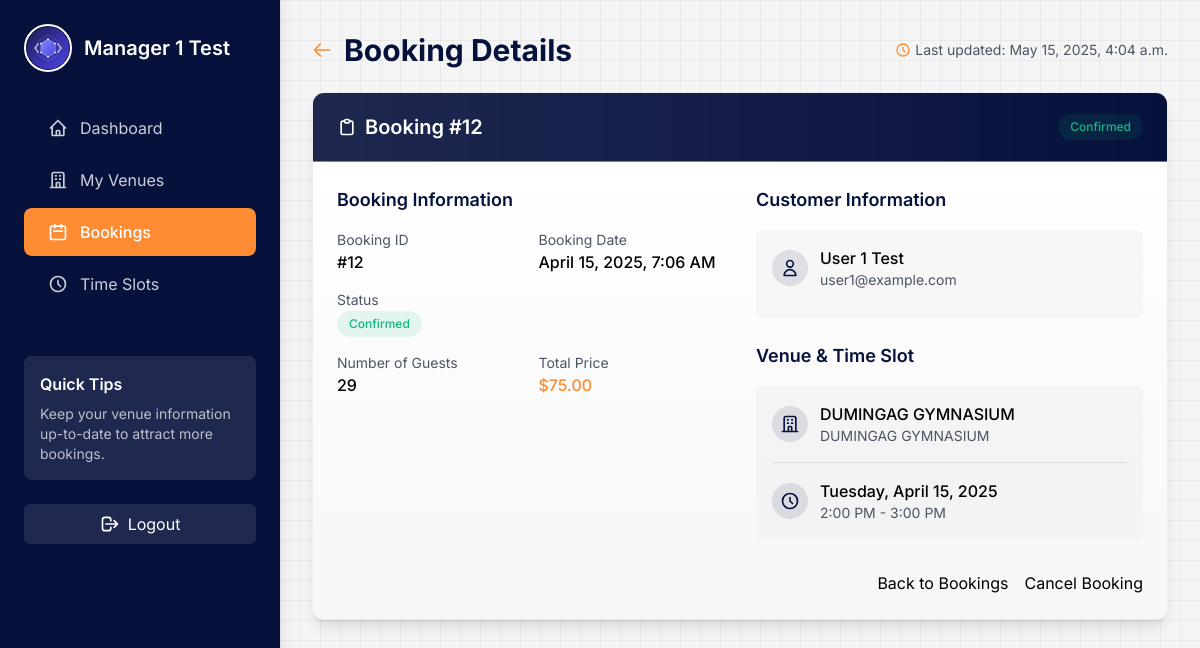
Page /manager/bookings/12/ (signed in) on the committed database.
### booking/models/user_profile.py (models this page shows, shortened)
class UserProfile(models.Model):
    USER_ROLE_CHOICES = [
        ('guest', 'Guest'),
        ('regular', 'Regular User'),
        ('premium', 'Premium User'),
        ('corporate', 'Corporate Client'),
    ]
    user = models.OneToOneField(User, on_delete=models.CASCADE, related_name='profile')
    role = models.CharField(max_length=20, choices=USER_ROLE_CHOICES, default='regular')
    profile_picture = models.ImageField(upload_to='profiles/', blank=True, null=True)
    phone = models.CharField(max_length=20, blank=True)
    address = models.CharField(max_length=255, blank=True)
    preferred_payment_method = models.CharField(max_length=50, blank=True)
    booking_preferences = models.TextField(blank=True)
    created_at = models.DateTimeField(auto_now_add=True)
    updated_at = models.DateTimeField(auto_now=True)
    class Meta:
        verbose_name = "User Profile"
        verbose_name_plural = "User Profiles"

### booking/models/booking.py (models this page shows, shortened)
class Booking(models.Model):
    STATUS_CHOICES = [
        ('pending', 'Pending'),
        ('confirmed', 'Confirmed'),
        ('cancelled', 'Cancelled'),
    ]
    user = models.ForeignKey(User, on_delete=models.CASCADE, related_name='bookings')
    venue = models.ForeignKey(Venue, on_delete=models.CASCADE, related_name='bookings')
    time_slot = models.ForeignKey(TimeSlot, on_delete=models.CASCADE, related_name='bookings')
    num_guests = models.PositiveIntegerField()
    status = models.CharField(max_length=20, choices=STATUS_CHOICES, default='pending')
    special_requests = models.TextField(blank=True)
    total_price = models.DecimalField(max_digits=10, decimal_places=2)
    booking_date = models.DateTimeField(auto_now_add=True)
    class Meta:
        ordering = ['-booking_date']

### booking/models/venue.py (models this page shows, shortened)
class Venue(models.Model):
    STATUS_CHOICES = [
        ('active', 'Active'),
        ('maintenance', 'Under Maintenance'),
        ('inactive', 'Inactive'),
    ]
    name = models.CharField(max_length=200)
    description = models.TextField()
    address = models.CharField(max_length=255)
    capacity = models.PositiveIntegerField()
    hourly_rate = models.DecimalField(max_digits=10, decimal_places=2)
    image = models.ImageField(upload_to='venues/', blank=True, null=True)
    categories = models.ManyToManyField(Category, related_name='venues')
    manager = models.ForeignKey(VenueManager, on_delete=models.SET_NULL, null=True, related_name='managed_venues')
    status = models.CharField(max_length=20, choices=STATUS_CHOICES, default='active')
    created_at = models.DateTimeField(auto_now_add=True)
    updated_at = models.DateTimeField(auto_now=True)
    class Meta:
        ordering = ['name']

### booking/models/time_slot.py (models this page shows, shortened)
class TimeSlot(models.Model):
    venue = models.ForeignKey(Venue, on_delete=models.CASCADE, related_name='time_slots')
    date = models.DateField()
    start_time = models.TimeField()
    end_time = models.TimeField()
    is_available = models.BooleanField(default=True)
    class Meta:
        ordering = ['date', 'start_time']
        unique_together = ['venue', 'date', 'start_time']

### booking/views/manager_views.py (the view)
# urls.py: path('manager/bookings/<int:booking_id>/', views.manager_booking_detail, name='manager_booking_detail'),
@login_required
@venue_manager_required
def manager_booking_detail(request, booking_id):
    manager = request.user.venue_manager
    venues = Venue.objects.filter(manager=manager)
    booking = get_object_or_404(Booking, id=booking_id)
    if booking.venue.manager != manager:
        return HttpResponseForbidden("You don't have permission to view this booking.")
    context = {
        'booking': booking,
        'venues': venues,
    }
    return render(request, 'manager/booking_detail.html', context)

### templates/manager/booking_detail.html (shortened to what this page needs)
<!DOCTYPE html>
<html lang="en">
<head>
    <script src="https://cdn.tailwindcss.com"></script>
</head>
<body>
<div class="dashboard-container">
    {% with active_page='bookings' %}
        {% include 'manager/components/sidebar.html' %}
    {% endwith %}
    <main class="p-8">
        <div class="flex justify-between items-center mb-6">
            <div class="flex items-center">
                <a href="{% url 'manager_bookings' %}" class="text-accent hover:text-accent/80 mr-3">
                    <svg class="h-5 w-5" fill="none" viewBox="0 0 24 24" stroke="currentColor">
                        <path stroke-linecap="round" stroke-linejoin="round" stroke-width="2" d="M10 19l-7-7m0 0l7-7m-7 7h18"></path>
                    </svg>
                </a>
                <h1 class="text-3xl font-bold text-primary">Booking Details</h1>
            </div>
            <div class="text-sm text-gray-600 flex items-center">
                <svg class="h-4 w-4 mr-1 text-accent" fill="none" viewBox="0 0 24 24" stroke="currentColor">
                    <path stroke-linecap="round" stroke-linejoin="round" stroke-width="2" d="M12 8v4l3 3m6-3a9 9 0 11-18 0 9 9 0 0118 0z"></path>
                </svg>
                Last updated: {% now "F j, Y, g:i a" %}
            </div>
        </div>
        <div class="dashboard-card overflow-hidden shadow-lg mb-6">
            <div class="dashboard-card-header bg-gradient-to-r from-primary/90 to-primary">
                <h2 class="text-xl font-semibold text-white flex items-center">
                    <svg class="h-5 w-5 mr-2" fill="none" viewBox="0 0 24 24" stroke="currentColor">
                        <path stroke-linecap="round" stroke-linejoin="round" stroke-width="2" d="M9 5H7a2 2 0 00-2 2v12a2 2 0 002 2h10a2 2 0 002-2V7a2 2 0 00-2-2h-2M9 5a2 2 0 002 2h2a2 2 0 002-2M9 5a2 2 0 012-2h2a2 2 0 012 2"></path>
                    </svg>
                    Booking #{{ booking.id }}
                </h2>
                <span class="badge {% if booking.status == 'confirmed' %}badge-success{% elif booking.status == 'pending' %}badge-warning{% else %}badge-danger{% endif %}">
                    {{ booking.status|title }}
                </span>
            </div>
            <div class="p-6 bg-gradient-to-b from-white to-off-white/50">
                <div class="grid grid-cols-1 md:grid-cols-2 gap-8">
                    <div>
                        <h3 class="text-lg font-semibold mb-4 text-primary">Booking Information</h3>
                        <div class="space-y-4">
                            <div class="grid grid-cols-2 gap-4">
                                <div>
                                    <p class="text-gray-600 text-sm">Booking ID</p>
                                    <p class="font-medium">#{{ booking.id }}</p>
                                </div>
                                <div>
                                    <p class="text-gray-600 text-sm">Booking Date</p>
                                    <p class="font-medium">{{ booking.booking_date|date:"F j, Y, g:i A" }}</p>
                                </div>
                            </div>
                            <div>
                                <p class="text-gray-600 text-sm">Status</p>
                                <p class="font-medium">
                                    <span class="badge {% if booking.status == 'confirmed' %}badge-success{% elif booking.status == 'pending' %}badge-warning{% else %}badge-danger{% endif %}">
                                        {{ booking.status|title }}
                                    </span>
                                </p>
                            </div>
                            <div class="grid grid-cols-2 gap-4">
                                <div>
                                    <p class="text-gray-600 text-sm">Number of Guests</p>
                                    <p class="font-medium">{{ booking.num_guests }}</p>
                                </div>
                                <div>
                                    <p class="text-gray-600 text-sm">Total Price</p>
                                    <p class="font-medium text-accent">${{ booking.total_price }}</p>
                                </div>
                            </div>
                        </div>
                    </div>
                    <div>
                        <h3 class="text-lg font-semibold mb-4 text-primary">Customer Information</h3>
                        <div class="bg-light-gray/20 p-4 rounded-md mb-6">
                            <div class="flex items-center mb-3">
                                <div class="bg-primary/10 rounded-full p-2 mr-3">
                                    <svg class="h-5 w-5 text-primary" fill="none" viewBox="0 0 24 24" stroke="currentColor">
                                        <path stroke-linecap="round" stroke-linejoin="round" stroke-width="2" d="M16 7a4 4 0 11-8 0 4 4 0 018 0zM12 14a7 7 0 00-7 7h14a7 7 0 00-7-7z"></path>
                                    </svg>
                                </div>
                                <div>
                                    <p class="font-medium">{{ booking.user.get_full_name|default:booking.user.username }}</p>
                                    <p class="text-sm text-gray-600">{{ booking.user.email }}</p>
                                </div>
                            </div>
                        </div>
                        <h3 class="text-lg font-semibold mb-4 text-primary">Venue & Time Slot</h3>
                        <div class="bg-light-gray/20 p-4 rounded-md">
                            <div class="flex items-center mb-3">
                                <div class="bg-primary/10 rounded-full p-2 mr-3">
                                    <svg class="h-5 w-5 text-primary" fill="none" viewBox="0 0 24 24" stroke="currentColor">
                                        <path stroke-linecap="round" stroke-linejoin="round" stroke-width="2" d="M19 21V5a2 2 0 00-2-2H7a2 2 0 00-2 2v16m14 0h2m-2 0h-5m-9 0H3m2 0h5M9 7h1m-1 4h1m4-4h1m-1 4h1m-5 10v-5a1 1 0 011-1h2a1 1 0 011 1v5m-4 0h4"></path>
                                    </svg>
                                </div>
                                <div>
                                    <p class="font-medium">{{ booking.venue.name }}</p>
                                    <p class="text-sm text-gray-600">{{ booking.venue.address }}</p>
                                </div>
                            </div>
                            <div class="mt-4 border-t border-light-gray pt-4">
                                <div class="flex items-center">
                                    <div class="bg-primary/10 rounded-full p-2 mr-3">
                                        <svg class="h-5 w-5 text-primary" fill="none" viewBox="0 0 24 24" stroke="currentColor">
                                            <path stroke-linecap="round" stroke-linejoin="round" stroke-width="2" d="M12 8v4l3 3m6-3a9 9 0 11-18 0 9 9 0 0118 0z"></path>
                                        </svg>
                                    </div>
                                    <div>
                                        <p class="font-medium">{{ booking.time_slot.date|date:"l, F j, Y" }}</p>
                                        <p class="text-sm text-gray-600">{{ booking.time_slot.start_time|time:"g:i A" }} - {{ booking.time_slot.end_time|time:"g:i A" }}</p>
                                    </div>
                                </div>
                            </div>
                        </div>
                    </div>
                </div>
                <div class="mt-8 flex justify-end space-x-4">
                    <a href="{% url 'manager_bookings' %}" class="btn-outline-primary">
                        Back to Bookings
                    </a>
                    {% if booking.status != 'cancelled' %}
                    <a href="{% url 'manager_cancel_booking' booking.id %}" class="btn-danger" onclick="return confirm('Are you sure you want to cancel this booking?');">
                        Cancel Booking
                    </a>
                    {% endif %}
                </div>
            </div>
        </div>
    </main>
</div>
</body>
</html>

### templates/manager/components/sidebar.html (shortened to what this page needs)
<aside class="sidebar">
    <div class="p-6">
        <div class="flex items-center space-x-3 mb-8">
            <div class="relative group cursor-pointer" onclick="openProfilePictureModal()">
                {% if user.profile.profile_picture %}
                <img src="{{ user.profile.profile_picture.url }}" alt="{{ user.username }}" class="w-12 h-12 rounded-full object-cover border-2 border-white">
                {% else %}
                <div class="w-12 h-12 bg-accent rounded-full flex items-center justify-center text-white font-bold text-xl">
                    {{ user.get_full_name|default:user.username|slice:":1"|upper }}
                </div>
                {% endif %}
            </div>
            <div>
                <h2 class="text-xl font-semibold text-white">{{ user.get_full_name|default:user.username }}</h2>
            </div>
        </div>
        <nav class="space-y-1 mt-8">
            <a href="{% url 'manager_dashboard' %}" class="sidebar-link {% if active_page == 'dashboard' %}active{% endif %}">
                <svg class="h-5 w-5" fill="none" viewBox="0 0 24 24" stroke="currentColor">
                    <path stroke-linecap="round" stroke-linejoin="round" stroke-width="2" d="M3 12l2-2m0 0l7-7 7 7M5 10v10a1 1 0 001 1h3m10-11l2 2m-2-2v10a1 1 0 01-1 1h-3m-6 0a1 1 0 001-1v-4a1 1 0 011-1h2a1 1 0 011 1v4a1 1 0 001 1m-6 0h6"></path>
                </svg>
                Dashboard
            </a>
            <a href="{% url 'manager_venues' %}" class="sidebar-link {% if active_page == 'venues' %}active{% endif %}">
                <svg class="h-5 w-5" fill="none" viewBox="0 0 24 24" stroke="currentColor">
                    <path stroke-linecap="round" stroke-linejoin="round" stroke-width="2" d="M19 21V5a2 2 0 00-2-2H7a2 2 0 00-2 2v16m14 0h2m-2 0h-5m-9 0H3m2 0h5M9 7h1m-1 4h1m4-4h1m-1 4h1m-5 10v-5a1 1 0 011-1h2a1 1 0 011 1v5m-4 0h4"></path>
                </svg>
                My Venues
            </a>
            <a href="{% url 'manager_bookings' %}" class="sidebar-link {% if active_page == 'bookings' %}active{% endif %}">
                <svg class="h-5 w-5" fill="none" viewBox="0 0 24 24" stroke="currentColor">
                    <path stroke-linecap="round" stroke-linejoin="round" stroke-width="2" d="M8 7V3m8 4V3m-9 8h10M5 21h14a2 2 0 002-2V7a2 2 0 00-2-2H5a2 2 0 00-2 2v12a2 2 0 002 2z"></path>
                </svg>
                Bookings
            </a>
            <a href="{% if venues %}{% url 'manager_time_slots' venues.first.id %}{% else %}#{% endif %}" class="sidebar-link " >
                <svg class="h-5 w-5" fill="none" viewBox="0 0 24 24" stroke="currentColor">
                    <path stroke-linecap="round" stroke-linejoin="round" stroke-width="2" d="M12 8v4l3 3m6-3a9 9 0 11-18 0 9 9 0 0118 0z"></path>
                </svg>
                Time Slots
            </a>
        </nav>
        <div class="mt-12 p-4 bg-white/10 rounded-lg">
            <h3 class="font-semibold text-white mb-2">Quick Tips</h3>
            <p class="text-white/70 text-sm">Keep your venue information up-to-date to attract more bookings.</p>
        </div>
        <div class="mt-6">
            <a href="{% url 'custom_logout' %}" class="flex items-center justify-center w-full py-2 px-4 bg-white/10 hover:bg-white/20 text-white rounded-md transition-colors">
                <svg class="h-5 w-5 mr-2" fill="none" viewBox="0 0 24 24" stroke="currentColor">
                    <path stroke-linecap="round" stroke-linejoin="round" stroke-width="2" d="M17 16l4-4m0 0l-4-4m4 4H7m6 4v1a3 3 0 01-3 3H6a3 3 0 01-3-3V7a3 3 0 013-3h4a3 3 0 013 3v1"></path>
                </svg>
                Logout
            </a>
        </div>
    </div>
</aside>

### rows in the picture
Booking: id "12", status "Confirmed", booking_date "April 15, 2025, 7:06 AM", num_guests "29", total_price "75.00", user.get_full_name "User 1 Test", user.email "user1@example.com", venue.name "DUMINGAG GYMNASIUM", venue.address "DUMINGAG GYMNASIUM", time_slot "Tuesday, April 15, 2025", time_slot.start_time "2:00 PM", time_slot.end_time "3:00 PM"

### other values in the picture
{{ user.get_full_name|default:user.username }} "Manager 1 Test"
